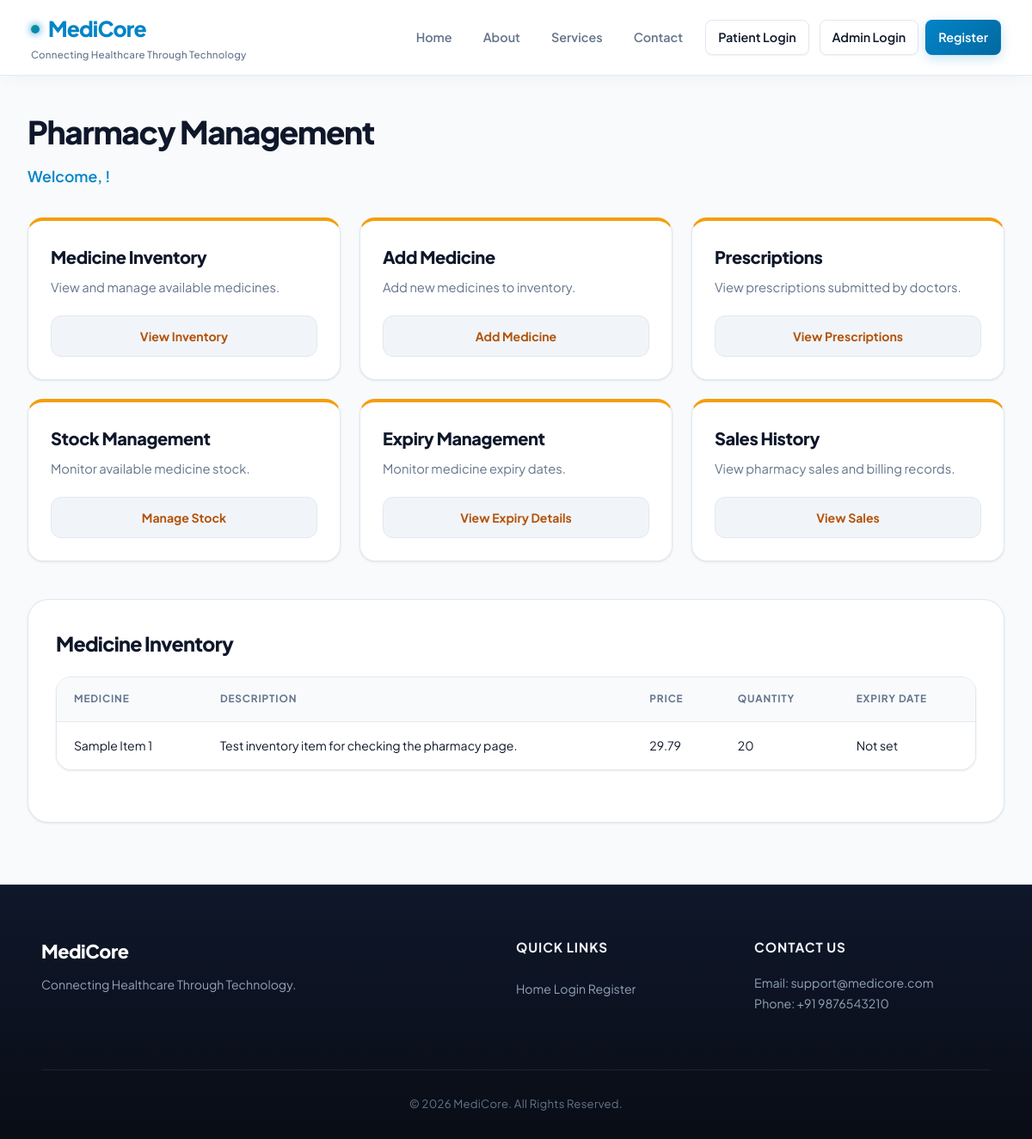
/pharmacy_dashboard/, run on the app's committed database.
### PulsePoint/models.py (models this page shows, shortened)
class Medicine(models.Model):
    name = models.CharField(max_length=150)
    description = models.TextField(blank=True)
    price = models.DecimalField(max_digits=8, decimal_places=2)
    stock_quantity = models.PositiveIntegerField(default=0)
    expiry_date = models.DateField(null=True, blank=True)

### PulsePoint/views.py (the view)
# urls.py: path('pharmacy_dashboard/', views.pharmacy_dashboard, name='pharmacy_dashboard'),
def pharmacy_dashboard(request):
    medicines = Medicine.objects.all().order_by("name")
    return render(
        request,
        "pharmacy_dashboard.html",
        {"medicines": medicines}
    )

### PulsePoint/templates/pharmacy_dashboard.html (shortened to what this page needs)
{% extends 'base.html' %}
{% load static %}
{% block css %}
<link rel="stylesheet" href="{% static 'css/pharmacy_dashboard.css' %}">
{% endblock %}
{% block content %}
<section class="dashboard">
    <h1>Pharmacy Management</h1>
    <p>Welcome, {{ request.user.username }}!</p>
    <div class="dashboard-cards">
        <div class="card">
            <h3>Medicine Inventory</h3>
            <p>View and manage available medicines.</p>
            <a href="{% url 'medicine_list' %}">View Inventory</a>
        </div>
        <div class="card">
            <h3>Add Medicine</h3>
            <p>Add new medicines to inventory.</p>
            <a href="{% url 'add_medicine' %}">Add Medicine</a>
        </div>
        <div class="card">
            <h3>Prescriptions</h3>
            <p>View prescriptions submitted by doctors.</p>
            <a href="{% url 'pharmacy_prescriptions' %}">View Prescriptions</a>
        </div>
        <div class="card">
            <h3>Stock Management</h3>
            <p>Monitor available medicine stock.</p>
            <a href="{% url 'stock_management' %}">Manage Stock</a>
        </div>
        <div class="card">
            <h3>Expiry Management</h3>
            <p>Monitor medicine expiry dates.</p>
            <a href="{% url 'expiry_management' %}">View Expiry Details</a>
        </div>
        <div class="card">
            <h3>Sales History</h3>
            <p>View pharmacy sales and billing records.</p>
            <a href="{% url 'pharmacy_sales' %}">View Sales</a>
        </div>
    </div>
    <section>
        <h2>Medicine Inventory</h2>
        <table>
    <thead>
        <tr>
            <th>Medicine</th>
            <th>Description</th>
            <th>Price</th>
            <th>Quantity</th>
            <th>Expiry Date</th>
        </tr>
    </thead>
    <tbody>
        {% for medicine in medicines %}
        <tr>
            <td>{{ medicine.name }}</td>
            <td>{{ medicine.description|default:"—" }}</td>
            <td>{{ medicine.price }}</td>
            <td>{{ medicine.stock_quantity }}</td>
            <td>{{ medicine.expiry_date|default:"Not set" }}</td>
        </tr>
        {% empty %}
        <tr>
            <td colspan="5">No medicines available.</td>
        </tr>
        {% endfor %}
    </tbody>
</table>
    </section>
</section>
{% endblock %}

### PulsePoint/static/css/base.css (style rules this page uses)
:root { --primary: #0284c7; --primary-hover: #0369a1; --primary-dark: #075985; --primary-light: #e0f2fe; --primary-50: #f0f9ff; --primary-glow: rgba(2, 132, 199, 0.22); --secondary: #0d9488; --secondary-hover: #0f766e; --secondary-light: #ccfbf1; --secondary-50: #f0fdfa; --accent: #6366f1; --accent-light: #e0e7ff; --success: #10b981; --success-dark: #047857; --success-light: #d1fae5; --success-50: #ecfdf5; --warning: #f59e0b; --warning-dark: #b45309; --warning-light: #fef3c7; --warning-50: #fffbeb; --danger: #ef4444; --danger-dark: #b91c1c; --danger-light: #fee2e2; --danger-50: #fef2f2; --bg-page: #f8fafc; --bg-card: #ffffff; --bg-subtle: #f1f5f9; --bg-elevated: #ffffff; --text-main: #0f172a; --text-secondary: #334155; --text-muted: #64748b; --text-subtle: #94a3b8; --text-inverse: #ffffff; --border-light: #e2e8f0; --border-subtle: #edf2f7; --border-medium: #cbd5e1; --border-focus: #0284c7; --shadow-xs: 0 1px 2px 0 rgba(15, 23, 42, 0.05); --shadow-sm: 0 1px 3px 0 rgba(15, 23, 42, 0.08), 0 1px 2px -1px rgba(15, 23, 42, 0.06); --shadow-md: 0 4px 6px -1px rgba(15, 23, 42, 0.08), 0 2px 4px -2px rgba(15, 23, 42, 0.05); --shadow-lg: 0 12px 24px -4px rgba(15, 23, 42, 0.08), 0 4px 8px -2px rgba(15, 23, 42, 0.04); --shadow-xl: 0 20px 32px -6px rgba(15, 23, 42, 0.1), 0 8px 16px -4px rgba(15, 23, 42, 0.06); --shadow-glow: 0 0 20px -3px var(--primary-glow); --radius-xs: 4px; --radius-sm: 8px; --radius-md: 12px; --radius-lg: 18px; --radius-xl: 24px; --radius-full: 9999px; --transition-fast: 0.15s cubic-bezier(0.4, 0, 0.2, 1); --transition-normal: 0.25s cubic-bezier(0.16, 1, 0.3, 1); }
*, *::before, *::after { margin: 0; padding: 0; box-sizing: border-box; }
html { font-size: 16px; scroll-behavior: smooth; overflow-x: hidden; }
body { font-family: 'Plus Jakarta Sans', system-ui, -apple-system, BlinkMacSystemFont, 'Segoe UI', Roboto, sans-serif; background-color: var(--bg-page); color: var(--text-main); min-height: 100vh; display: flex; flex-direction: column; line-height: 1.6; -webkit-font-smoothing: antialiased; -moz-osx-font-smoothing: grayscale; overflow-x: hidden; position: relative; width: 100%; }
table { width: 100%; border-collapse: separate; border-spacing: 0; background: var(--bg-card); border-radius: var(--radius-lg); overflow: hidden; box-shadow: var(--shadow-sm); border: 1px solid var(--border-light); margin-top: 18px; }
.table-responsive table { margin: 0; border: none; border-radius: 0; box-shadow: none; min-width: 580px; }
thead th { background-color: #f8fafc; color: var(--text-muted); font-size: 0.74rem; font-weight: 700; text-transform: uppercase; letter-spacing: 0.07em; padding: 16px 20px; border-bottom: 1.5px solid var(--border-light); text-align: left; white-space: nowrap; }
tbody td { padding: 16px 20px; border-bottom: 1px solid var(--border-subtle); font-size: 0.88rem; color: var(--text-main); vertical-align: middle; transition: var(--transition-fast); }
tbody tr:last-child td { border-bottom: none; }

### data on the page
Medicine: name "Sample Item 1", description "Test inventory item for checking the pharmacy page.", price "29.79", stock_quantity "20", expiry_date "Not set"
